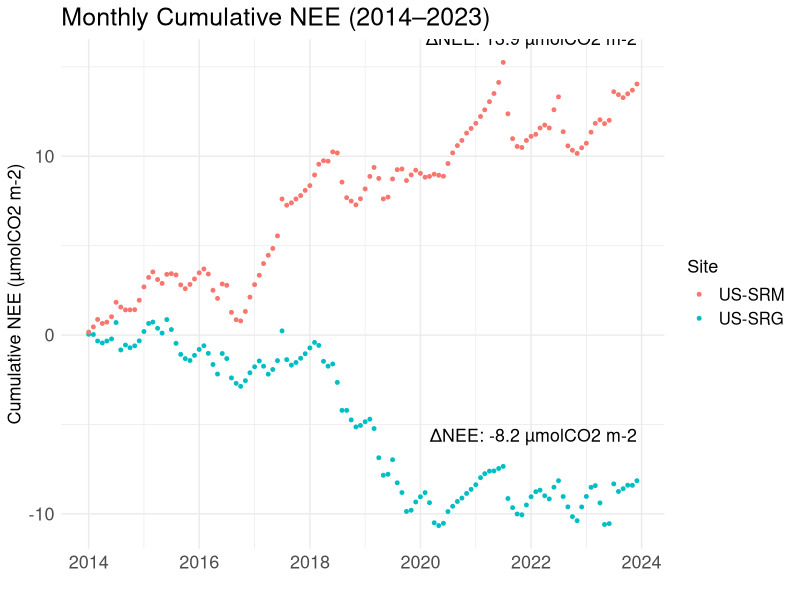

This chart was generated by the following R code:
# At the US-SRG and US-SRM flux tower sites, ecosystem gas exchange observations 
# have been collected over the 11 years between the 2014 and 2025 vegetation 
# surveys. This script calculates and compares the NEE increments between sites
# using available data (2014 to 2023). 
# 
# This script executes the following steps:
#   1. Formats US-SRG and US-SRM flux data
#   2. Visualizes monthly NEE from 2014 to 2023

#===============================================================================
#Load necessary packages--------------------------------------------------------
#===============================================================================
library(dplyr)
library(ggplot2)
library(lubridate)

#===============================================================================
#Format flux data (both sites)--------------------------------------------------
#===============================================================================
srg_flux <- read.csv("./Data/GitData/AMF_US-SRG_FLUXNET_SUBSET_MM_2008-2023_4-6.csv") %>%
  select(TIMESTAMP, NEE_VUT_REF) %>%
  mutate(TIMESTAMP = ym(TIMESTAMP),
         Year = year(TIMESTAMP),
         Month = month(TIMESTAMP)) %>%
  filter(Year %in% 2014:2023) %>%
  mutate(CumulativeNEE = cumsum(NEE_VUT_REF),
         Site = "US-SRG")

srm_flux <- read.csv("./Data/GitData/AMF_US-SRM_FLUXNET_SUBSET_MM_2004-2023_3-6.csv") %>%
  select(TIMESTAMP, NEE_VUT_REF) %>%
  mutate(TIMESTAMP = ym(TIMESTAMP),
         Year = year(TIMESTAMP),
         Month = month(TIMESTAMP)) %>%
  filter(Year %in% 2014:2023) %>%
  mutate(CumulativeNEE = cumsum(NEE_VUT_REF),
         Site = "US-SRM")

combined_flux <- bind_rows(srg_flux, srm_flux)%>%
  mutate(Site = factor(Site, level = c("US-SRM","US-SRG")))
nee_increment <- combined_flux %>%
  group_by(Site) %>%
  summarise(
    Start = first(CumulativeNEE),
    End = last(CumulativeNEE),
    Increment = End - Start
  )

#===============================================================================
#Visualize monthly NEE from 2014 to 2023----------------------------------------
#===============================================================================
srgNEE <- ggplot(srg_flux, aes(x = TIMESTAMP, y = CumulativeNEE))+
  geom_point()+
  theme_minimal()+
  labs(title = "US-SRG Monthly Cumulative NEE",
       x = "",
       y = "NEE (µmolCO2 m-2 s-1)")+
  theme(
    plot.title = element_text("US-SRM Monthly Cumulative NEE", size = 18),
    axis.title.y = element_text(size = 13),
    axis.text = element_text(size = 13)
  )

srmNEE <- ggplot(srm_flux, aes(x = TIMESTAMP, y = CumulativeNEE))+
  geom_point()+
  theme_minimal()+
  labs(title = "US-SRM Monthly Cumulative NEE",
       x = "",
       y = "NEE (µmolCO2 m-2 s-1)")+
  theme(
    plot.title = element_text("US-SRM Monthly Cumulative NEE", size = 18),
    axis.title.y = element_text(size = 13),
    axis.text = element_text(size = 13)
  )

compNEE <- ggplot(combined_flux, aes(x = TIMESTAMP, y = CumulativeNEE, color = Site)) +
  geom_point(size = 1) +
  theme_minimal() +
  labs(
    title = "Monthly Cumulative NEE (2014–2023)",
    x = "",
    y = "Cumulative NEE (µmolCO2 m-2)",
    color = "Site"
  ) +
  theme(
    plot.title = element_text(size = 18),
    axis.title.y = element_text(size = 13),
    axis.text = element_text(size = 13),
    legend.title = element_text(size = 13),
    legend.text = element_text(size = 12)
  )
compNEE + 
  geom_text(
    data = nee_increment,
    aes(x = as.Date("2023-12-01"), 
        y = End, 
        label = paste0("ΔNEE: ", round(Increment, 1), " µmolCO2 m-2")),
    hjust = 1, vjust = -3, size = 4.5, color = "black", inherit.aes = FALSE
  )

